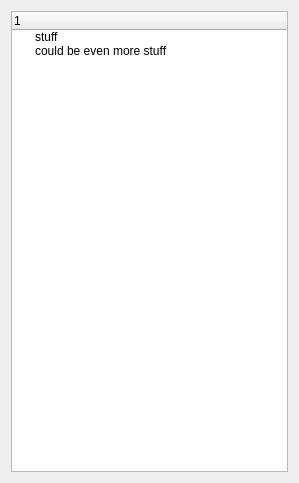
<?xml version="1.0" encoding="UTF-8"?>
<ui version="4.0">
 <class>AnotherTree</class>
 <widget class="QWidget" name="AnotherTree">
  <property name="geometry">
   <rect>
    <x>0</x>
    <y>0</y>
    <width>299</width>
    <height>483</height>
   </rect>
  </property>
  <property name="windowTitle">
   <string>Form</string>
  </property>
  <layout class="QGridLayout" name="gridLayout">
   <item row="0" column="0">
    <widget class="QTreeWidget" name="treeWidget">
     <column>
      <property name="text">
       <string>1</string>
      </property>
     </column>
     <item>
      <property name="text">
       <string>stuff</string>
      </property>
     </item>
     <item>
      <property name="text">
       <string>could be even more stuff</string>
      </property>
     </item>
    </widget>
   </item>
  </layout>
 </widget>
 <resources/>
 <connections/>
</ui>
